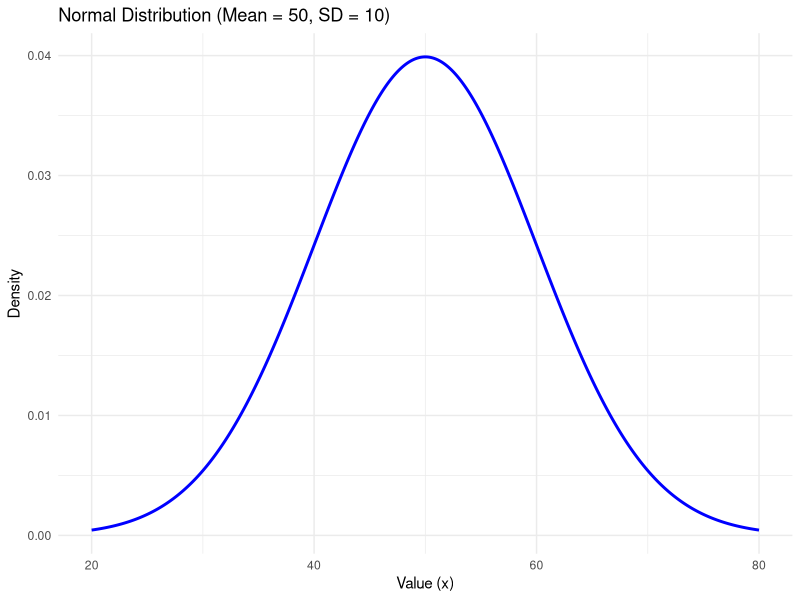

Here is the R script that generated this plot:
# 1. Generate Random Numbers from Normal Distribution
set.seed(123)  # Set seed for reproducibility
random_numbers <- rnorm(1000, mean = 50, sd = 10)  # 1000 numbers, mean = 50, sd = 10

cat("Random numbers (first 10 values):\n")
print(head(random_numbers, 10))

# 2. Calculate Probability Density for a Specific Value
value <- 60
probability_density <- dnorm(value, mean = 50, sd = 10)
cat("\nProbability density at x =", value, ":", probability_density, "\n")

# 3. Calculate Cumulative Probability for a Value
cumulative_probability <- pnorm(value, mean = 50, sd = 10)
cat("Cumulative probability for x <=", value, ":", cumulative_probability, "\n")

# 4. Find the Value Corresponding to a Given Cumulative Probability
quantile <- 0.95
value_at_quantile <- qnorm(quantile, mean = 50, sd = 10)
cat("Value corresponding to cumulative probability of", quantile, ":", value_at_quantile, "\n")

# 5. Visualize the Normal Distribution
# Load ggplot2 for visualization
library(ggplot2)

# Create a sequence of x values
x_values <- seq(20, 80, by = 0.1)

# Calculate the density for each x value
density_values <- dnorm(x_values, mean = 50, sd = 10)

# Create a data frame for plotting
normal_data <- data.frame(x = x_values, density = density_values)

# Plot the normal distribution
cat("\nPlotting the normal distribution curve...\n")
ggplot(normal_data, aes(x = x, y = density)) +
  geom_line(color = "blue", size = 1) +
  labs(title = "Normal Distribution (Mean = 50, SD = 10)",
       x = "Value (x)",
       y = "Density") +
  theme_minimal()
